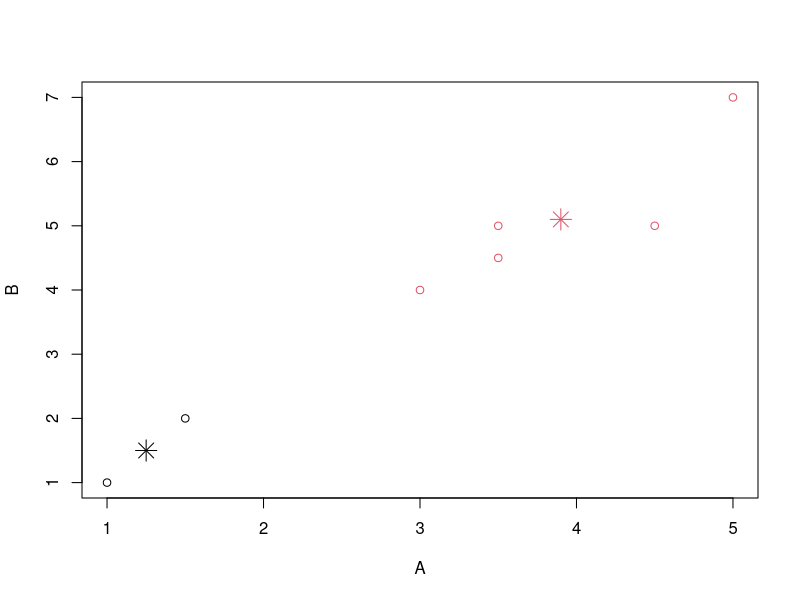

This chart was generated by the following R code:
#Clustering - Simple dataset - Marks in 2 subjects


A=c(1,1.5,3,5,3.5,4.5,3.5)
B=c(1,2,4,7,5,5,4.5)
marks=data.frame(A,B)
marks

(c1 <- kmeans(marks, 2))
cbind(marks, c1$cluster)
plot(marks, col = c1$cluster)
points(c1$centers, col = 1:2, pch = 8, cex = 2)

#C1- 1, 2 : (1.3, 1.5)
#C2- 3, 4, 5, 6, 7  : (3.9, 5.1)
#
#Specify Coordinates for Centers
mcenters = marks[c(1,4),]
mcenters
(c2 <- kmeans(marks, centers=mcenters))
(c2 <- kmeans(marks, centers=matrix(c(1,1,5,7), ncol=2)))

c2
cbind(marks,c2$cluster)
c2$centers
aggregate(marks,by=list(c2$cluster),FUN=mean)
library(dplyr)
marks %>% group_by(c2$cluster) %>% summarise_all(funs(sum, mean, median, n()))

# Distances
x1=marks[1,]; x2=marks[2,]
x1;x2
sqrt(sum((x1-x2)^2))
dist(rbind(x1,x2))
euc.dist <- function(x1, x2) sqrt(sum((x1 - x2) ^ 2))
for (i in 1:7)
  print(paste(i, round(euc.dist(marks[i,], marks[1,]),2),sep='-'))

ref1 = marks[1,]; ref1
ref2 = marks[4,]; ref2

(d1= apply(marks,1,function(x)sqrt(sum((x-ref1)^2))))
(d2= apply(marks,1,function(x)sqrt(sum((x-ref2)^2))))
df=cbind(marks, d1,d2)
apply(df, 1, function(x) max(which(x == min(x, na.rm = TRUE))))
df
apply(df[,c(3,4)],1, min)
df3 <-transform(df, mind1d2=apply(df[,c(3,4)],1, min, na.rm = TRUE))
df3
